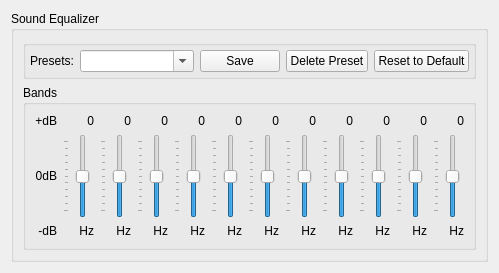
<?xml version="1.0" encoding="UTF-8"?>
<ui version="4.0">
 <class>EqualizerDialog</class>
 <widget class="QWidget" name="EqualizerDialog">
  <property name="geometry">
   <rect>
    <x>0</x>
    <y>0</y>
    <width>499</width>
    <height>270</height>
   </rect>
  </property>
  <layout class="QGridLayout" name="gridLayout_5">
   <item row="0" column="0">
    <widget class="QGroupBox" name="EqualizerGroupBox">
     <property name="sizePolicy">
      <sizepolicy hsizetype="MinimumExpanding" vsizetype="MinimumExpanding">
       <horstretch>0</horstretch>
       <verstretch>0</verstretch>
      </sizepolicy>
     </property>
     <property name="title">
      <string>Sound Equalizer</string>
     </property>
     <layout class="QVBoxLayout" name="verticalLayout_3">
      <item>
       <layout class="QVBoxLayout" name="verticalLayout">
        <item>
         <widget class="QGroupBox" name="eqPresetsGroupBox">
          <property name="title">
           <string/>
          </property>
          <property name="flat">
           <bool>false</bool>
          </property>
          <layout class="QGridLayout" name="gridLayout_4">
           <property name="margin">
            <number>4</number>
           </property>
           <item row="1" column="0">
            <widget class="QLabel" name="eqPresetslabel">
             <property name="text">
              <string>Presets:</string>
             </property>
            </widget>
           </item>
           <item row="1" column="1">
            <widget class="QComboBox" name="eqPresets">
             <property name="sizePolicy">
              <sizepolicy hsizetype="Expanding" vsizetype="Fixed">
               <horstretch>0</horstretch>
               <verstretch>0</verstretch>
              </sizepolicy>
             </property>
             <property name="toolTip">
              <string>List of available equalizer presets.</string>
             </property>
             <property name="editable">
              <bool>true</bool>
             </property>
            </widget>
           </item>
           <item row="1" column="2">
            <widget class="QPushButton" name="eqPresetSaveBtn">
             <property name="sizePolicy">
              <sizepolicy hsizetype="Fixed" vsizetype="Fixed">
               <horstretch>0</horstretch>
               <verstretch>0</verstretch>
              </sizepolicy>
             </property>
             <property name="toolTip">
              <string>Save changes of currently selected preset</string>
             </property>
             <property name="text">
              <string>Save</string>
             </property>
            </widget>
           </item>
           <item row="1" column="3">
            <widget class="QPushButton" name="eqPresetDeleteBtn">
             <property name="sizePolicy">
              <sizepolicy hsizetype="Fixed" vsizetype="Fixed">
               <horstretch>0</horstretch>
               <verstretch>0</verstretch>
              </sizepolicy>
             </property>
             <property name="toolTip">
              <string>Delete currently selected preset. Not available for built-in presets.</string>
             </property>
             <property name="text">
              <string>Delete Preset</string>
             </property>
            </widget>
           </item>
           <item row="1" column="4">
            <widget class="QPushButton" name="eqPresetResetBtn">
             <property name="sizePolicy">
              <sizepolicy hsizetype="Fixed" vsizetype="Fixed">
               <horstretch>0</horstretch>
               <verstretch>0</verstretch>
              </sizepolicy>
             </property>
             <property name="toolTip">
              <string>Reset selected preset setting to default. Available only for built-in presets.</string>
             </property>
             <property name="text">
              <string>Reset to Default</string>
             </property>
            </widget>
           </item>
          </layout>
         </widget>
        </item>
        <item>
         <widget class="QGroupBox" name="eqBandsGroupBox">
          <property name="sizePolicy">
           <sizepolicy hsizetype="MinimumExpanding" vsizetype="MinimumExpanding">
            <horstretch>0</horstretch>
            <verstretch>0</verstretch>
           </sizepolicy>
          </property>
          <property name="minimumSize">
           <size>
            <width>0</width>
            <height>100</height>
           </size>
          </property>
          <property name="title">
           <string>Bands</string>
          </property>
          <property name="flat">
           <bool>false</bool>
          </property>
          <layout class="QHBoxLayout" name="horizontalLayout_2">
           <item>
            <layout class="QHBoxLayout" name="horizontalLayout">
             <item>
              <layout class="QGridLayout" name="gridLayout">
               <item row="0" column="0">
                <widget class="QLabel" name="eqMaxEq">
                 <property name="text">
                  <string>+dB</string>
                 </property>
                 <property name="alignment">
                  <set>Qt::AlignBottom|Qt::AlignRight|Qt::AlignTrailing</set>
                 </property>
                </widget>
               </item>
               <item row="0" column="1">
                <widget class="QLabel" name="eqPreampLabel">
                 <property name="text">
                  <string>0</string>
                 </property>
                 <property name="alignment">
                  <set>Qt::AlignBottom|Qt::AlignRight|Qt::AlignTrailing</set>
                 </property>
                </widget>
               </item>
               <item row="0" column="2">
                <widget class="QLabel" name="eqBand0Value">
                 <property name="text">
                  <string>0</string>
                 </property>
                 <property name="alignment">
                  <set>Qt::AlignBottom|Qt::AlignRight|Qt::AlignTrailing</set>
                 </property>
                </widget>
               </item>
               <item row="0" column="3">
                <widget class="QLabel" name="eqBand1Value">
                 <property name="text">
                  <string>0</string>
                 </property>
                 <property name="alignment">
                  <set>Qt::AlignBottom|Qt::AlignRight|Qt::AlignTrailing</set>
                 </property>
                </widget>
               </item>
               <item row="0" column="4">
                <widget class="QLabel" name="eqBand2Value">
                 <property name="text">
                  <string>0</string>
                 </property>
                 <property name="alignment">
                  <set>Qt::AlignBottom|Qt::AlignRight|Qt::AlignTrailing</set>
                 </property>
                </widget>
               </item>
               <item row="0" column="5">
                <widget class="QLabel" name="eqBand3Value">
                 <property name="text">
                  <string>0</string>
                 </property>
                 <property name="alignment">
                  <set>Qt::AlignBottom|Qt::AlignRight|Qt::AlignTrailing</set>
                 </property>
                </widget>
               </item>
               <item row="0" column="6">
                <widget class="QLabel" name="eqBand4Value">
                 <property name="text">
                  <string>0</string>
                 </property>
                 <property name="alignment">
                  <set>Qt::AlignBottom|Qt::AlignRight|Qt::AlignTrailing</set>
                 </property>
                </widget>
               </item>
               <item row="0" column="7">
                <widget class="QLabel" name="eqBand5Value">
                 <property name="text">
                  <string>0</string>
                 </property>
                 <property name="alignment">
                  <set>Qt::AlignBottom|Qt::AlignRight|Qt::AlignTrailing</set>
                 </property>
                </widget>
               </item>
               <item row="0" column="8">
                <widget class="QLabel" name="eqBand6Value">
                 <property name="text">
                  <string>0</string>
                 </property>
                 <property name="alignment">
                  <set>Qt::AlignBottom|Qt::AlignRight|Qt::AlignTrailing</set>
                 </property>
                </widget>
               </item>
               <item row="0" column="9">
                <widget class="QLabel" name="eqBand7Value">
                 <property name="text">
                  <string>0</string>
                 </property>
                 <property name="alignment">
                  <set>Qt::AlignBottom|Qt::AlignRight|Qt::AlignTrailing</set>
                 </property>
                </widget>
               </item>
               <item row="0" column="10">
                <widget class="QLabel" name="eqBand8Value">
                 <property name="text">
                  <string>0</string>
                 </property>
                 <property name="alignment">
                  <set>Qt::AlignBottom|Qt::AlignRight|Qt::AlignTrailing</set>
                 </property>
                </widget>
               </item>
               <item row="0" column="11">
                <widget class="QLabel" name="eqBand9Value">
                 <property name="text">
                  <string>0</string>
                 </property>
                 <property name="alignment">
                  <set>Qt::AlignBottom|Qt::AlignRight|Qt::AlignTrailing</set>
                 </property>
                </widget>
               </item>
               <item row="1" column="0">
                <layout class="QVBoxLayout" name="verticalLayout_2">
                 <item>
                  <spacer name="verticalSpacer_3">
                   <property name="orientation">
                    <enum>Qt::Vertical</enum>
                   </property>
                   <property name="sizeType">
                    <enum>QSizePolicy::MinimumExpanding</enum>
                   </property>
                   <property name="sizeHint" stdset="0">
                    <size>
                     <width>20</width>
                     <height>20</height>
                    </size>
                   </property>
                  </spacer>
                 </item>
                 <item>
                  <widget class="QLabel" name="eqZero">
                   <property name="text">
                    <string>0dB</string>
                   </property>
                   <property name="alignment">
                    <set>Qt::AlignRight|Qt::AlignTrailing|Qt::AlignVCenter</set>
                   </property>
                  </widget>
                 </item>
                 <item>
                  <spacer name="verticalSpacer_4">
                   <property name="orientation">
                    <enum>Qt::Vertical</enum>
                   </property>
                   <property name="sizeType">
                    <enum>QSizePolicy::MinimumExpanding</enum>
                   </property>
                   <property name="sizeHint" stdset="0">
                    <size>
                     <width>20</width>
                     <height>20</height>
                    </size>
                   </property>
                  </spacer>
                 </item>
                </layout>
               </item>
               <item row="1" column="1">
                <widget class="QSlider" name="eqPreampSlider">
                 <property name="sizePolicy">
                  <sizepolicy hsizetype="MinimumExpanding" vsizetype="MinimumExpanding">
                   <horstretch>0</horstretch>
                   <verstretch>0</verstretch>
                  </sizepolicy>
                 </property>
                 <property name="layoutDirection">
                  <enum>Qt::LeftToRight</enum>
                 </property>
                 <property name="minimum">
                  <number>-100</number>
                 </property>
                 <property name="maximum">
                  <number>100</number>
                 </property>
                 <property name="sliderPosition">
                  <number>0</number>
                 </property>
                 <property name="orientation">
                  <enum>Qt::Vertical</enum>
                 </property>
                 <property name="tickPosition">
                  <enum>QSlider::TicksAbove</enum>
                 </property>
                 <property name="tickInterval">
                  <number>20</number>
                 </property>
                </widget>
               </item>
               <item row="1" column="2">
                <widget class="QSlider" name="eqBand0Slider">
                 <property name="sizePolicy">
                  <sizepolicy hsizetype="MinimumExpanding" vsizetype="MinimumExpanding">
                   <horstretch>0</horstretch>
                   <verstretch>0</verstretch>
                  </sizepolicy>
                 </property>
                 <property name="minimum">
                  <number>-100</number>
                 </property>
                 <property name="maximum">
                  <number>100</number>
                 </property>
                 <property name="orientation">
                  <enum>Qt::Vertical</enum>
                 </property>
                 <property name="tickPosition">
                  <enum>QSlider::TicksAbove</enum>
                 </property>
                 <property name="tickInterval">
                  <number>20</number>
                 </property>
                </widget>
               </item>
               <item row="1" column="3">
                <widget class="QSlider" name="eqBand1Slider">
                 <property name="sizePolicy">
                  <sizepolicy hsizetype="MinimumExpanding" vsizetype="MinimumExpanding">
                   <horstretch>0</horstretch>
                   <verstretch>0</verstretch>
                  </sizepolicy>
                 </property>
                 <property name="minimum">
                  <number>-100</number>
                 </property>
                 <property name="maximum">
                  <number>100</number>
                 </property>
                 <property name="orientation">
                  <enum>Qt::Vertical</enum>
                 </property>
                 <property name="tickPosition">
                  <enum>QSlider::TicksAbove</enum>
                 </property>
                 <property name="tickInterval">
                  <number>20</number>
                 </property>
                </widget>
               </item>
               <item row="1" column="4">
                <widget class="QSlider" name="eqBand2Slider">
                 <property name="sizePolicy">
                  <sizepolicy hsizetype="MinimumExpanding" vsizetype="MinimumExpanding">
                   <horstretch>0</horstretch>
                   <verstretch>0</verstretch>
                  </sizepolicy>
                 </property>
                 <property name="minimum">
                  <number>-100</number>
                 </property>
                 <property name="maximum">
                  <number>100</number>
                 </property>
                 <property name="orientation">
                  <enum>Qt::Vertical</enum>
                 </property>
                 <property name="tickPosition">
                  <enum>QSlider::TicksAbove</enum>
                 </property>
                 <property name="tickInterval">
                  <number>20</number>
                 </property>
                </widget>
               </item>
               <item row="1" column="5">
                <widget class="QSlider" name="eqBand3Slider">
                 <property name="sizePolicy">
                  <sizepolicy hsizetype="MinimumExpanding" vsizetype="MinimumExpanding">
                   <horstretch>0</horstretch>
                   <verstretch>0</verstretch>
                  </sizepolicy>
                 </property>
                 <property name="minimum">
                  <number>-100</number>
                 </property>
                 <property name="maximum">
                  <number>100</number>
                 </property>
                 <property name="orientation">
                  <enum>Qt::Vertical</enum>
                 </property>
                 <property name="tickPosition">
                  <enum>QSlider::TicksAbove</enum>
                 </property>
                 <property name="tickInterval">
                  <number>20</number>
                 </property>
                </widget>
               </item>
               <item row="1" column="6">
                <widget class="QSlider" name="eqBand4Slider">
                 <property name="sizePolicy">
                  <sizepolicy hsizetype="MinimumExpanding" vsizetype="MinimumExpanding">
                   <horstretch>0</horstretch>
                   <verstretch>0</verstretch>
                  </sizepolicy>
                 </property>
                 <property name="minimum">
                  <number>-100</number>
                 </property>
                 <property name="maximum">
                  <number>100</number>
                 </property>
                 <property name="orientation">
                  <enum>Qt::Vertical</enum>
                 </property>
                 <property name="tickPosition">
                  <enum>QSlider::TicksAbove</enum>
                 </property>
                 <property name="tickInterval">
                  <number>20</number>
                 </property>
                </widget>
               </item>
               <item row="1" column="7">
                <widget class="QSlider" name="eqBand5Slider">
                 <property name="sizePolicy">
                  <sizepolicy hsizetype="MinimumExpanding" vsizetype="MinimumExpanding">
                   <horstretch>0</horstretch>
                   <verstretch>0</verstretch>
                  </sizepolicy>
                 </property>
                 <property name="minimum">
                  <number>-100</number>
                 </property>
                 <property name="maximum">
                  <number>100</number>
                 </property>
                 <property name="orientation">
                  <enum>Qt::Vertical</enum>
                 </property>
                 <property name="tickPosition">
                  <enum>QSlider::TicksAbove</enum>
                 </property>
                 <property name="tickInterval">
                  <number>20</number>
                 </property>
                </widget>
               </item>
               <item row="1" column="8">
                <widget class="QSlider" name="eqBand6Slider">
                 <property name="sizePolicy">
                  <sizepolicy hsizetype="MinimumExpanding" vsizetype="MinimumExpanding">
                   <horstretch>0</horstretch>
                   <verstretch>0</verstretch>
                  </sizepolicy>
                 </property>
                 <property name="minimum">
                  <number>-100</number>
                 </property>
                 <property name="maximum">
                  <number>100</number>
                 </property>
                 <property name="orientation">
                  <enum>Qt::Vertical</enum>
                 </property>
                 <property name="tickPosition">
                  <enum>QSlider::TicksAbove</enum>
                 </property>
                 <property name="tickInterval">
                  <number>20</number>
                 </property>
                </widget>
               </item>
               <item row="1" column="9">
                <widget class="QSlider" name="eqBand7Slider">
                 <property name="sizePolicy">
                  <sizepolicy hsizetype="MinimumExpanding" vsizetype="MinimumExpanding">
                   <horstretch>0</horstretch>
                   <verstretch>0</verstretch>
                  </sizepolicy>
                 </property>
                 <property name="minimum">
                  <number>-100</number>
                 </property>
                 <property name="maximum">
                  <number>100</number>
                 </property>
                 <property name="orientation">
                  <enum>Qt::Vertical</enum>
                 </property>
                 <property name="tickPosition">
                  <enum>QSlider::TicksAbove</enum>
                 </property>
                 <property name="tickInterval">
                  <number>20</number>
                 </property>
                </widget>
               </item>
               <item row="1" column="10">
                <widget class="QSlider" name="eqBand8Slider">
                 <property name="sizePolicy">
                  <sizepolicy hsizetype="MinimumExpanding" vsizetype="MinimumExpanding">
                   <horstretch>0</horstretch>
                   <verstretch>0</verstretch>
                  </sizepolicy>
                 </property>
                 <property name="minimum">
                  <number>-100</number>
                 </property>
                 <property name="maximum">
                  <number>100</number>
                 </property>
                 <property name="orientation">
                  <enum>Qt::Vertical</enum>
                 </property>
                 <property name="tickPosition">
                  <enum>QSlider::TicksAbove</enum>
                 </property>
                 <property name="tickInterval">
                  <number>20</number>
                 </property>
                </widget>
               </item>
               <item row="1" column="11">
                <widget class="QSlider" name="eqBand9Slider">
                 <property name="sizePolicy">
                  <sizepolicy hsizetype="MinimumExpanding" vsizetype="MinimumExpanding">
                   <horstretch>0</horstretch>
                   <verstretch>0</verstretch>
                  </sizepolicy>
                 </property>
                 <property name="minimum">
                  <number>-100</number>
                 </property>
                 <property name="maximum">
                  <number>100</number>
                 </property>
                 <property name="orientation">
                  <enum>Qt::Vertical</enum>
                 </property>
                 <property name="tickPosition">
                  <enum>QSlider::TicksAbove</enum>
                 </property>
                 <property name="tickInterval">
                  <number>20</number>
                 </property>
                </widget>
               </item>
               <item row="2" column="0">
                <widget class="QLabel" name="eqMinEq">
                 <property name="text">
                  <string>-dB</string>
                 </property>
                 <property name="alignment">
                  <set>Qt::AlignRight|Qt::AlignTop|Qt::AlignTrailing</set>
                 </property>
                </widget>
               </item>
               <item row="2" column="1">
                <widget class="QLabel" name="eqPreampValue">
                 <property name="text">
                  <string>Hz</string>
                 </property>
                 <property name="alignment">
                  <set>Qt::AlignRight|Qt::AlignTop|Qt::AlignTrailing</set>
                 </property>
                </widget>
               </item>
               <item row="2" column="2">
                <widget class="QLabel" name="eqBand0Label">
                 <property name="text">
                  <string>Hz</string>
                 </property>
                 <property name="alignment">
                  <set>Qt::AlignRight|Qt::AlignTop|Qt::AlignTrailing</set>
                 </property>
                </widget>
               </item>
               <item row="2" column="3">
                <widget class="QLabel" name="eqBand1Label">
                 <property name="text">
                  <string>Hz</string>
                 </property>
                 <property name="alignment">
                  <set>Qt::AlignRight|Qt::AlignTop|Qt::AlignTrailing</set>
                 </property>
                </widget>
               </item>
               <item row="2" column="4">
                <widget class="QLabel" name="eqBand2Label">
                 <property name="text">
                  <string>Hz</string>
                 </property>
                 <property name="alignment">
                  <set>Qt::AlignRight|Qt::AlignTop|Qt::AlignTrailing</set>
                 </property>
                </widget>
               </item>
               <item row="2" column="5">
                <widget class="QLabel" name="eqBand3Label">
                 <property name="text">
                  <string>Hz</string>
                 </property>
                 <property name="alignment">
                  <set>Qt::AlignRight|Qt::AlignTop|Qt::AlignTrailing</set>
                 </property>
                </widget>
               </item>
               <item row="2" column="6">
                <widget class="QLabel" name="eqBand4Label">
                 <property name="text">
                  <string>Hz</string>
                 </property>
                 <property name="alignment">
                  <set>Qt::AlignRight|Qt::AlignTop|Qt::AlignTrailing</set>
                 </property>
                </widget>
               </item>
               <item row="2" column="7">
                <widget class="QLabel" name="eqBand5Label">
                 <property name="text">
                  <string>Hz</string>
                 </property>
                 <property name="alignment">
                  <set>Qt::AlignRight|Qt::AlignTop|Qt::AlignTrailing</set>
                 </property>
                </widget>
               </item>
               <item row="2" column="8">
                <widget class="QLabel" name="eqBand6Label">
                 <property name="text">
                  <string>Hz</string>
                 </property>
                 <property name="alignment">
                  <set>Qt::AlignRight|Qt::AlignTop|Qt::AlignTrailing</set>
                 </property>
                </widget>
               </item>
               <item row="2" column="9">
                <widget class="QLabel" name="eqBand7Label">
                 <property name="text">
                  <string>Hz</string>
                 </property>
                 <property name="alignment">
                  <set>Qt::AlignRight|Qt::AlignTop|Qt::AlignTrailing</set>
                 </property>
                </widget>
               </item>
               <item row="2" column="10">
                <widget class="QLabel" name="eqBand8Label">
                 <property name="text">
                  <string>Hz</string>
                 </property>
                 <property name="alignment">
                  <set>Qt::AlignRight|Qt::AlignTop|Qt::AlignTrailing</set>
                 </property>
                </widget>
               </item>
               <item row="2" column="11">
                <widget class="QLabel" name="eqBand9Label">
                 <property name="text">
                  <string>Hz</string>
                 </property>
                 <property name="alignment">
                  <set>Qt::AlignRight|Qt::AlignTop|Qt::AlignTrailing</set>
                 </property>
                </widget>
               </item>
              </layout>
             </item>
            </layout>
           </item>
          </layout>
         </widget>
        </item>
       </layout>
      </item>
     </layout>
    </widget>
   </item>
  </layout>
 </widget>
 <resources/>
 <connections/>
</ui>
